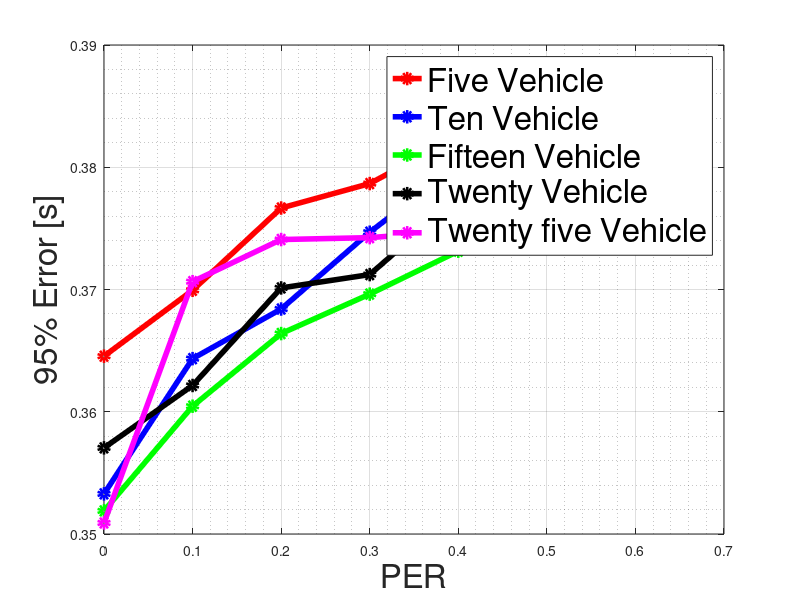

This figure's MATLAB source:
clc;
clear all;
close all;

PER=[0,0.1,0.2,0.3,0.4,0.5,0.6];
five=[0.364544661735369,0.3699353151702985,0.37666466107461727,0.3786653533509201,0.3825590350781517,0.38530977890381857,0.387922041922965];
ten=[0.3532828633881081,0.3643442408006744,0.368403541782116,0.37468578083933296,0.3802471711866283,0.3832739620103778,0.3857355742135431];
fifteen=[0.35189100050837585,0.36045359015844985,0.3663944909908768,0.36962190783438953,0.3731348214740739,0.378716643521510,0.38293976158054127];
tweny=[0.35704610814928256,0.3621492845182518,0.3701287454828379,0.37122010113342535,0.3775271531724749,0.38184467024904556,0.3878048697040418];
twenyfive=[0.35090301036920823,0.3706391476416258,0.3740863113159921,0.3742423377524529,0.3747839478134128,0.37854492111321364,0.3852411081462888];



figure(1)
plot(PER,five,'r-o','LineWidth',4);
hold on 
plot(PER,ten,'b-o','LineWidth',4);
hold on 
plot(PER,fifteen,'g-o','LineWidth',4);
hold on 
plot(PER,tweny,'k-o','LineWidth',4);
hold on 
plot(PER,twenyfive,'m-o','LineWidth',4);
xlabel('PER','FontSize',24);
ylabel('95% Error [s]','FontSize',24);
legend('Five Vehicle','Ten Vehicle','Fifteen Vehicle','Twenty Vehicle','Twenty five Vehicle','FontSize',24);
grid on;
grid minor;
% xlim([0,0.3]);
% ylim([1.5, 3]);